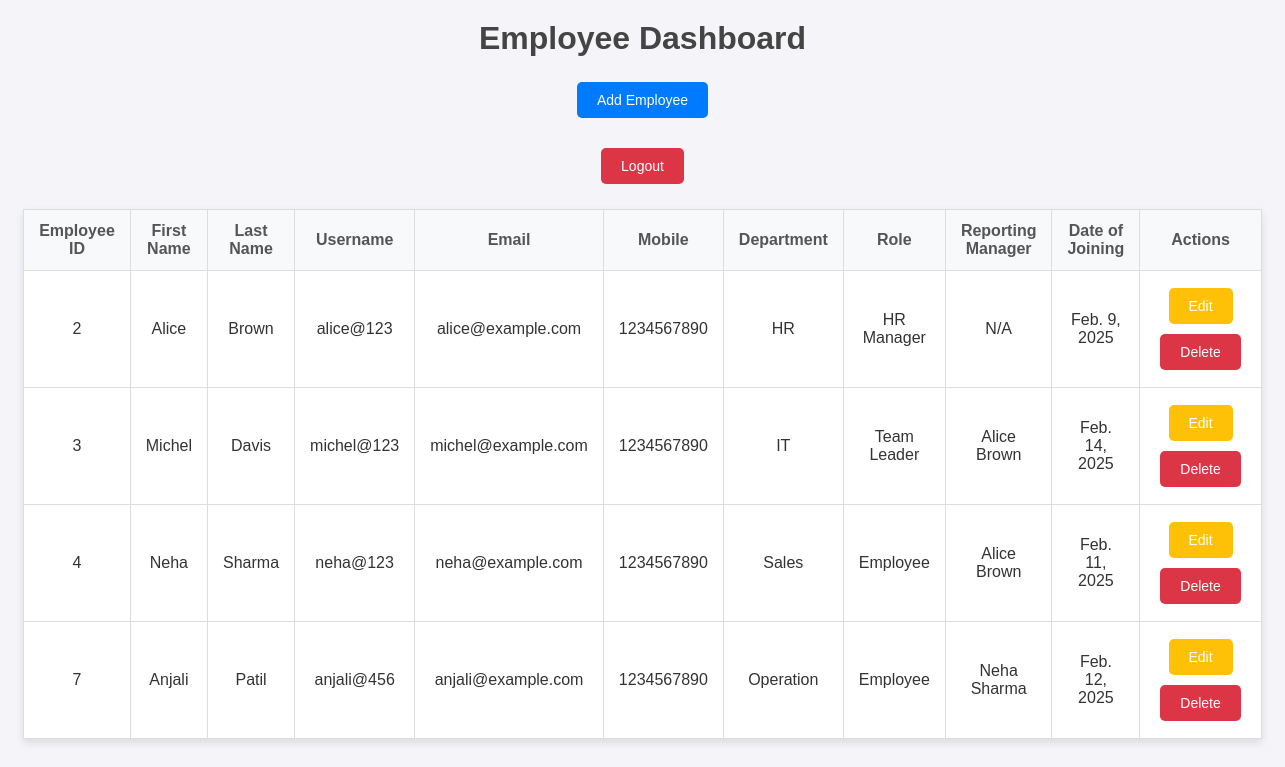
Page /dashboard/ (signed in) on the earlier database version.
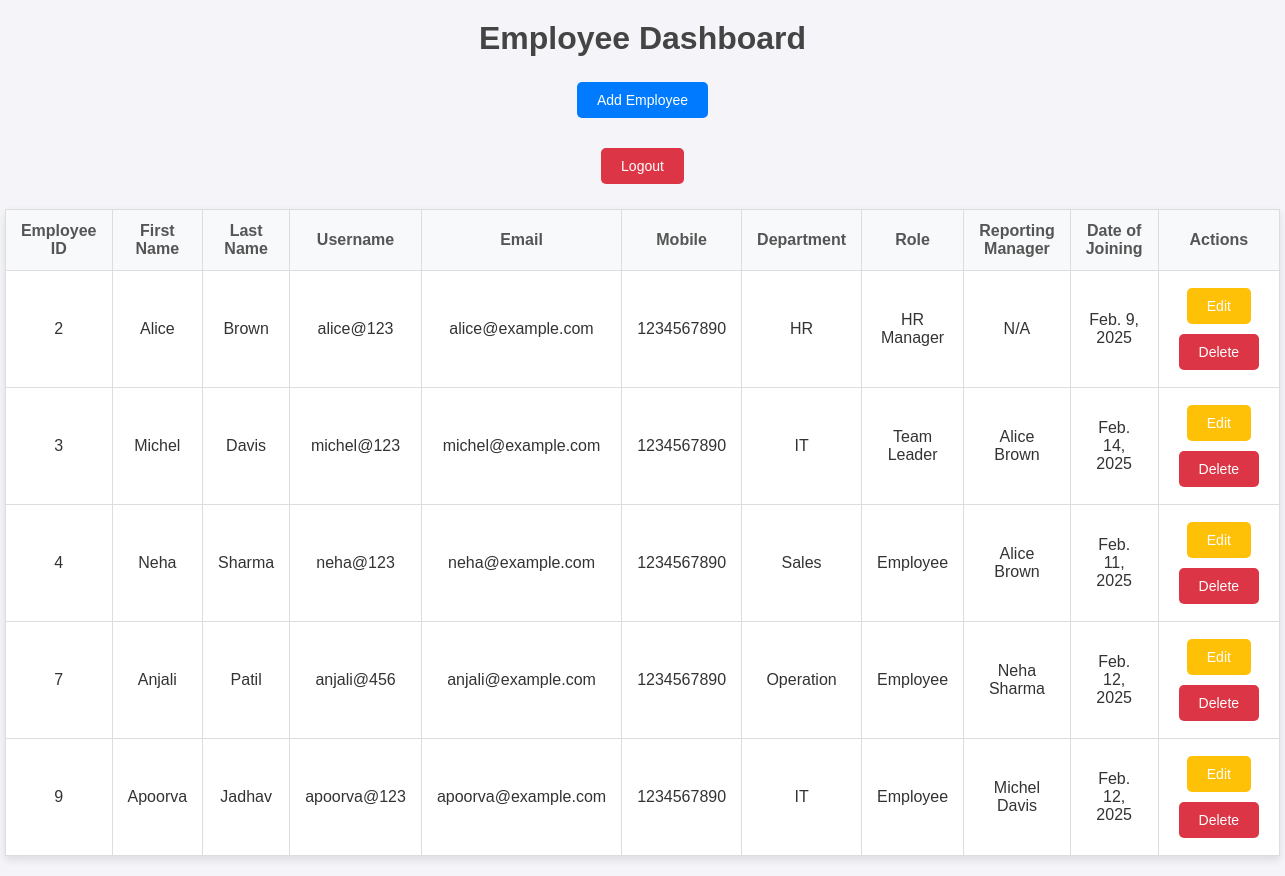
Same page on the later database version.
### employees/models.py (models this page shows, shortened)
class User(AbstractUser):
    employee_id = models.AutoField(primary_key=True)
    first_name = models.CharField(max_length=100)
    last_name = models.CharField(max_length=100)
    username = models.CharField(max_length=100, unique=True)
    password = models.CharField(max_length=100)
    email = models.EmailField(unique=True)
    mobile = models.CharField(max_length=100)
    dept = models.ForeignKey(Department, on_delete=models.SET_NULL, null=True)
    role = models.ForeignKey(Role, on_delete=models.SET_NULL, null=True)
    reporting_manager = models.ForeignKey('self', on_delete=models.SET_NULL, null=True, blank=True,related_name='subordinates')
    date_of_joining = models.DateField(default=timezone.now)
    created_at = models.DateTimeField(auto_now_add=True)
    updated_at = models.DateTimeField(auto_now=True)

class Department(models.Model):
    name = models.CharField(max_length=100)

class Role(models.Model):
    name = models.CharField(max_length=100)

### employees/views.py (the view)
# urls.py: path('dashboard/', views.dashboard, name='dashboard'),
@login_required
def dashboard(request):
    employees = User.objects.exclude(is_superuser=True)
    is_admin = request.user.is_superuser
    is_hr_manager = False
    if request.user.role:
        is_hr_manager = request.user.role.name == "HR Manager"
    return render(request, 'dashboard.html', {
        'employees': employees,
        'is_admin': is_admin,
        'is_hr_manager': is_hr_manager,
    })

### employees/templates/dashboard.html (shortened to what this page needs)
<!DOCTYPE html>
<html lang="en">
<head>
</head>
<body>
    <h1>Employee Dashboard</h1>
    <form action="{% url 'add_employee' %}" method="get">
        <button type="submit" class="btn btn-primary">Add Employee</button>
    </form>
    <form action="{% url 'logout' %}" method="POST">
        <button type="submit" class="btn btn-danger">Logout</button>
    </form>
    <table>
        <thead>
            <tr>
                <th>Employee ID</th>
                <th>First Name</th>
                <th>Last Name</th>
                <th>Username</th>
                <th>Email</th>
                <th>Mobile</th>
                <th>Department</th>
                <th>Role</th>
                <th>Reporting Manager</th>
                <th>Date of Joining</th>
                {% if is_admin or is_hr_manager %}
                    <th>Actions</th>
                {% endif %}
            </tr>
        </thead>
        <tbody>
            {% for emp in employees %}
            <tr>
                <td>{{ emp.employee_id }}</td>
                <td>{{ emp.first_name }}</td>
                <td>{{ emp.last_name }}</td>
                <td>{{ emp.username }}</td>
                <td>{{ emp.email }}</td>
                <td>{{ emp.mobile }}</td>
                <td>{{ emp.dept.name }}</td>
                <td>{{ emp.role.name }}</td>
                <td>
                    {% if emp.reporting_manager %}
                        {{ emp.reporting_manager.first_name }} {{ emp.reporting_manager.last_name }}
                    {% else %}
                        N/A
                    {% endif %}
                </td>
                <td>{{ emp.date_of_joining }}</td>
                {% if is_admin or is_hr_manager %}
                <td>
                    <form action="{% url 'update_employee' emp.employee_id %}" method="get" style="display:inline;">
                        <button type="submit" class="btn btn-warning">Edit</button>
                    </form>
                    <form action="{% url 'delete_employee' emp.employee_id %}" method="POST" style="display:inline;">
                        <button type="submit" class="btn btn-danger" onclick="return confirm('Are you sure you want to delete this employee?');">
                            Delete
                        </button>
                    </form>
                </td>
                {% endif %}
            </tr>
            {% endfor %}
        </tbody>
    </table>
</body>
</html>

### employees/templates/dashboard.html (style rules this page uses)
body { font-family: Arial, sans-serif; background-color: #f4f4f9; margin: 0; padding: 0; color: #333; }
h1 { text-align: center; margin: 20px 0; color: #444; }
.btn { padding: 10px 20px; font-size: 14px; border: none; cursor: pointer; border-radius: 5px; transition: background-color 0.3s, transform 0.3s; }
.btn-primary { background-color: #007BFF; color: #fff; }
.btn-danger { background-color: #dc3545; color: #fff; }
.btn-warning { background-color: #ffc107; color: #fff; }
form { margin: 20px 0; text-align: center; }
form button { margin: 5px; }
table { width: 90%; margin: 20px auto; border-collapse: collapse; background-color: #fff; box-shadow: 0 4px 8px rgba(0, 0, 0, 0.1); }
th, td { padding: 12px 15px; text-align: left; border: 1px solid #ddd; }
th { background-color: #f8f9fa; color: #555; text-align: center; }
td { text-align: center; }

Differences in the rows shown:
added User: employee_id "9", first_name "Apoorva", last_name "Jadhav", username "apoorva@123", email "apoorva@example.com", mobile "1234567890", dept.name "IT", role.name "Employee", reporting_manager.first_name "Michel", reporting_manager.last_name "Davis", date_of_joining "Feb. 12, 2025"
